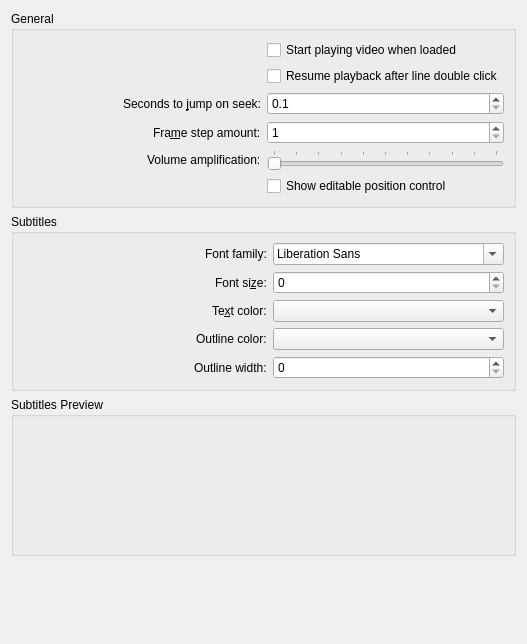
<?xml version="1.0" encoding="UTF-8"?>
<ui version="4.0">
 <class>PlayerConfigWidget</class>
 <widget class="QWidget" name="PlayerConfigWidget">
  <property name="geometry">
   <rect>
    <x>0</x>
    <y>0</y>
    <width>527</width>
    <height>644</height>
   </rect>
  </property>
  <layout class="QVBoxLayout" name="verticalLayout">
   <item>
    <widget class="QGroupBox" name="m_grpGeneral">
     <property name="title">
      <string>General</string>
     </property>
     <layout class="QGridLayout" name="gridLayout" columnstretch="1,0">
      <item row="1" column="1">
       <widget class="QCheckBox" name="kcfg_UnpauseOnDoubleClick">
        <property name="text">
         <string>Resume playback after line double click</string>
        </property>
       </widget>
      </item>
      <item row="2" column="0" alignment="Qt::AlignRight">
       <widget class="QLabel" name="lab_SeekJumpLength">
        <property name="text">
         <string>Seconds to &amp;jump on seek:</string>
        </property>
        <property name="buddy">
         <cstring>kcfg_SeekJumpLength</cstring>
        </property>
       </widget>
      </item>
      <item row="3" column="1">
       <widget class="QSpinBox" name="kcfg_StepJumpLength">
        <property name="minimum">
         <number>1</number>
        </property>
        <property name="maximum">
         <number>1000</number>
        </property>
       </widget>
      </item>
      <item row="0" column="1">
       <widget class="QCheckBox" name="kcfg_VideoAutoPlay">
        <property name="text">
         <string>Start playing video when loaded</string>
        </property>
       </widget>
      </item>
      <item row="6" column="1">
       <widget class="QCheckBox" name="kcfg_ShowPositionTimeEdit">
        <property name="text">
         <string>Show editable position control</string>
        </property>
       </widget>
      </item>
      <item row="3" column="0" alignment="Qt::AlignRight">
       <widget class="QLabel" name="lab_StepJumpLength">
        <property name="text">
         <string>Fra&amp;me step amount:</string>
        </property>
        <property name="buddy">
         <cstring>kcfg_StepJumpLength</cstring>
        </property>
       </widget>
      </item>
      <item row="4" column="0" alignment="Qt::AlignRight">
       <widget class="QLabel" name="lab_VolumeAmplification">
        <property name="text">
         <string>Volume amplification:</string>
        </property>
       </widget>
      </item>
      <item row="4" column="1">
       <widget class="QSlider" name="kcfg_VolumeAmplification">
        <property name="minimum">
         <number>0</number>
        </property>
        <property name="maximum">
         <number>30</number>
        </property>
        <property name="singleStep">
         <number>1</number>
        </property>
        <property name="pageStep">
         <number>3</number>
        </property>
        <property name="orientation">
         <enum>Qt::Horizontal</enum>
        </property>
        <property name="tickPosition">
         <enum>QSlider::TicksAbove</enum>
        </property>
        <property name="tickInterval">
         <number>3</number>
        </property>
       </widget>
      </item>
      <item row="2" column="1">
       <widget class="QDoubleSpinBox" name="kcfg_SeekJumpLength">
        <property name="decimals">
         <number>1</number>
        </property>
        <property name="minimum">
         <double>0.100000000000000</double>
        </property>
        <property name="maximum">
         <double>300.000000000000000</double>
        </property>
       </widget>
      </item>
     </layout>
    </widget>
   </item>
   <item>
    <widget class="QGroupBox" name="m_grpSubtitles">
     <property name="title">
      <string>Subtitles</string>
     </property>
     <layout class="QGridLayout" name="gridLayout_2" columnstretch="1,0">
      <item row="4" column="1">
       <widget class="QSpinBox" name="kcfg_OutlineWidth">
        <property name="suffix">
         <string notr="true"/>
        </property>
        <property name="maximum">
         <number>10</number>
        </property>
       </widget>
      </item>
      <item row="3" column="0" alignment="Qt::AlignRight">
       <widget class="QLabel" name="lab_OutlineColor">
        <property name="text">
         <string>Outline color:</string>
        </property>
        <property name="buddy">
         <cstring>kcfg_OutlineColor</cstring>
        </property>
       </widget>
      </item>
      <item row="3" column="1">
       <widget class="KColorCombo" name="kcfg_OutlineColor"/>
      </item>
      <item row="2" column="0" alignment="Qt::AlignRight">
       <widget class="QLabel" name="lab_FontColor">
        <property name="text">
         <string>Te&amp;xt color:</string>
        </property>
        <property name="buddy">
         <cstring>kcfg_FontColor</cstring>
        </property>
       </widget>
      </item>
      <item row="2" column="1">
       <widget class="KColorCombo" name="kcfg_FontColor"/>
      </item>
      <item row="0" column="0" alignment="Qt::AlignRight">
       <widget class="QLabel" name="lab_FontFamily">
        <property name="text">
         <string>Font family:</string>
        </property>
        <property name="buddy">
         <cstring>kcfg_FontFamily</cstring>
        </property>
       </widget>
      </item>
      <item row="0" column="1">
       <widget class="QFontComboBox" name="kcfg_FontFamily"/>
      </item>
      <item row="4" column="0" alignment="Qt::AlignRight">
       <widget class="QLabel" name="lab_OutlineWidth">
        <property name="text">
         <string>Outline width:</string>
        </property>
        <property name="buddy">
         <cstring>kcfg_OutlineWidth</cstring>
        </property>
       </widget>
      </item>
      <item row="1" column="0" alignment="Qt::AlignRight">
       <widget class="QLabel" name="lab_FontSize">
        <property name="text">
         <string>Font si&amp;ze:</string>
        </property>
        <property name="buddy">
         <cstring>kcfg_FontSize</cstring>
        </property>
       </widget>
      </item>
      <item row="1" column="1">
       <widget class="QSpinBox" name="kcfg_FontSize"/>
      </item>
     </layout>
    </widget>
   </item>
   <item>
    <widget class="QGroupBox" name="m_grpPreview">
     <property name="title">
      <string>Subtitles Preview</string>
     </property>
     <layout class="QGridLayout" name="gridLayout_3">
      <item row="0" column="0">
       <widget class="QWidget" name="m_layeredWidget" native="true">
        <layout class="QGridLayout" name="gridLayout_4">
         <item row="0" column="0">
          <widget class="SubtitleComposer::TextOverlayWidget" name="m_textOverlayWidget" native="true">
           <property name="sizePolicy">
            <sizepolicy hsizetype="Expanding" vsizetype="Expanding">
             <horstretch>0</horstretch>
             <verstretch>0</verstretch>
            </sizepolicy>
           </property>
           <property name="minimumSize">
            <size>
             <width>0</width>
             <height>100</height>
            </size>
           </property>
          </widget>
         </item>
        </layout>
       </widget>
      </item>
     </layout>
    </widget>
   </item>
   <item>
    <spacer name="verticalSpacer">
     <property name="orientation">
      <enum>Qt::Vertical</enum>
     </property>
     <property name="sizeHint" stdset="0">
      <size>
       <width>20</width>
       <height>40</height>
      </size>
     </property>
    </spacer>
   </item>
  </layout>
 </widget>
 <customwidgets>
  <customwidget>
   <class>KColorCombo</class>
   <extends>QComboBox</extends>
   <header>kcolorcombo.h</header>
  </customwidget>
  <customwidget>
   <class>SubtitleComposer::TextOverlayWidget</class>
   <extends>QWidget</extends>
   <header>textoverlaywidget.h</header>
   <container>1</container>
  </customwidget>
 </customwidgets>
 <tabstops>
  <tabstop>kcfg_VideoAutoPlay</tabstop>
  <tabstop>kcfg_UnpauseOnDoubleClick</tabstop>
  <tabstop>kcfg_SeekJumpLength</tabstop>
  <tabstop>kcfg_StepJumpLength</tabstop>
  <tabstop>kcfg_ShowPositionTimeEdit</tabstop>
  <tabstop>kcfg_FontFamily</tabstop>
  <tabstop>kcfg_FontSize</tabstop>
  <tabstop>kcfg_FontColor</tabstop>
  <tabstop>kcfg_OutlineColor</tabstop>
  <tabstop>kcfg_OutlineWidth</tabstop>
 </tabstops>
 <resources/>
 <connections/>
</ui>
